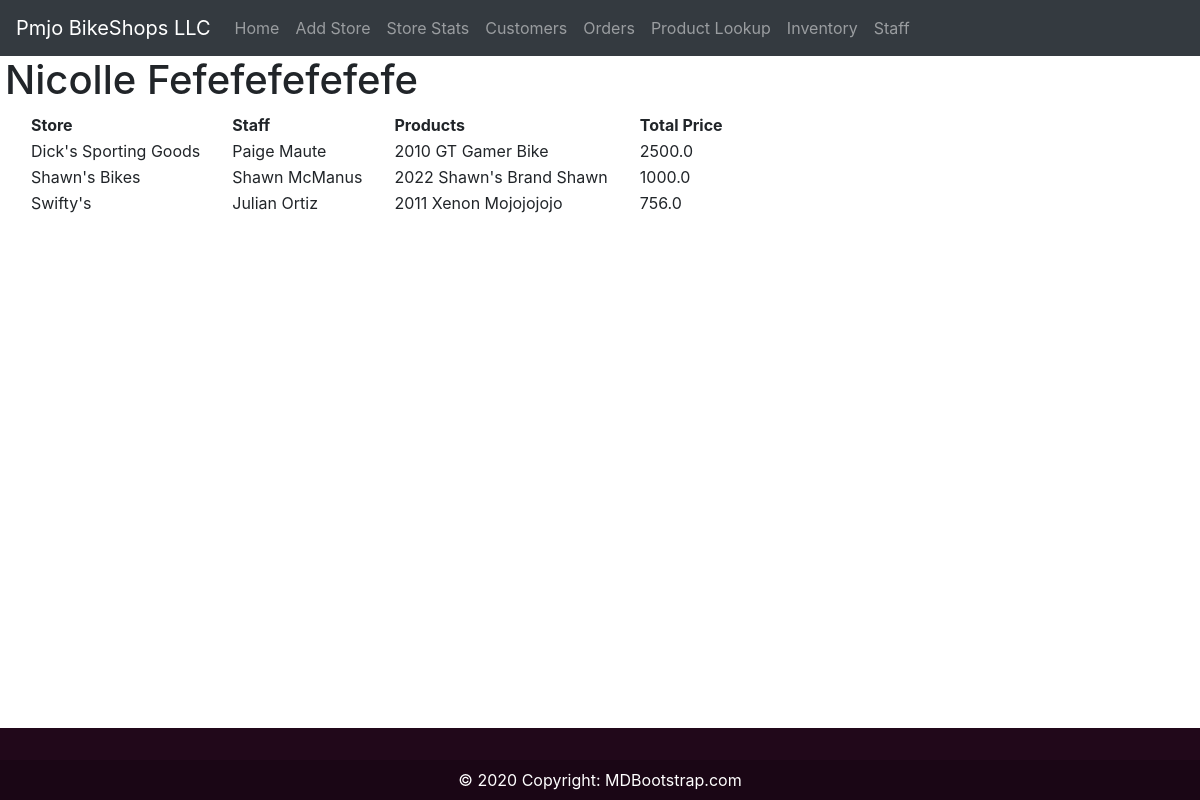
Page /customer-purchases/bb1625486a60422fa1cbfdec4123a513/ on the committed database.
### PmjoStore/models.py (models this page shows, shortened)
class Base(models.Model):
    id = models.UUIDField(default=uuid.uuid4, unique=True, primary_key=True, editable=False)
    class Meta:
        abstract = True

class Customers(Base):
    first_name = models.CharField(max_length=100)
    last_name = models.CharField(max_length=100)
    phone = PhoneField(blank=True, help_text='Contact phone number')
    email = models.EmailField(max_length=100, blank=True)
    street = models.CharField(max_length=100, blank=True)
    zipCode_id = models.ForeignKey(ZipCode, on_delete=models.CASCADE, blank=True, default=1)
    def __str__(self):
        return '{} {}'.format(self.first_name, self.last_name)
    class Meta:
        verbose_name_plural = 'Customers'

class Orders(Base):
    cust_id = models.ForeignKey(Customers, on_delete=models.CASCADE, blank=True, default=1)
    store_staff_id = models.ForeignKey(StoreEmployees, on_delete=models.CASCADE, blank=True, default=1)
    order_date = models.DateTimeField(auto_now_add=True)
    discount = models.PositiveIntegerField(default=0)
    class Meta:
        verbose_name_plural = 'Orders'

class StoreEmployees(Base):
    staff_id = models.OneToOneField(Staff, on_delete=models.CASCADE, blank=True, default=1)
    store_id = models.ForeignKey(Store, on_delete=models.CASCADE, blank=True, default=1)
    class Meta:
        verbose_name_plural = 'Store Employees'

class Store(Base):
    name = models.CharField(max_length=100, blank=True)
    phone = PhoneField(blank=True, help_text='Contact phone number')
    email = models.EmailField(max_length=100, blank=True)
    street = models.CharField(max_length=100, blank=True)
    zipCode_id = models.ForeignKey(ZipCode, on_delete=models.CASCADE, blank=True, default=1)
    manager_id = models.OneToOneField(Staff, on_delete=models.CASCADE, blank=True, default=1)
    def __str__(self):
        return self.name

class Staff(Base):
    first_name = models.CharField(max_length=100)
    last_name = models.CharField(max_length=100)
    phone = PhoneField(blank=True, help_text='Contact phone number')
    email = models.EmailField(max_length=100, blank=True)
    def __str__(self):
        return '{} {}'.format(self.first_name, self.last_name)
    class Meta:
        verbose_name_plural = 'Staff'

class CartItems(Base):
    order_id = models.ForeignKey(Orders, on_delete=models.CASCADE, blank=True, default=1)
    bike_prod_id = models.ForeignKey(BikeProducts, on_delete=models.CASCADE, blank=True, default=1)
    quantity_sold = models.PositiveIntegerField(default=1)
    class Meta:
        verbose_name_plural = 'Cart Items'

class BikeProducts(Base):
    name = models.CharField(max_length=100)
    bike_cat_id = models.ForeignKey(BikeCategory, on_delete=models.CASCADE, blank=True, default=1)
    bike_brand_id = models.ForeignKey(BikeBrands, on_delete=models.CASCADE, blank=True, default=1)
    model_year = models.IntegerField(choices=YEAR_CHOICES, default=datetime.date.today().year)
    price = models.PositiveIntegerField(default=0)
    def __str__(self):
        return '{} {} {}'.format(self.model_year, self.bike_brand_id.brand,
                              self.name)
    class Meta:
        verbose_name_plural = 'Bike Products'

class BikeBrands(Base):
    brand = models.CharField(max_length=100, unique=True)
    class Meta:
        verbose_name_plural = 'Bike Brands'

### PmjoStore/views.py (the view)
# urls.py: path('customer-purchases/<str:pk>/', views.purchases, name="customer-purchases"),
def purchases(request, pk):
    customer = Customers.objects.get(id=pk)
    print(customer)
    orders =  Orders.objects.filter(cust_id=customer)
    items = CartItems.objects.filter(order_id__in=orders)
    orderPrices =[]
    prices = 0
    for order in orders:
        cartItems = CartItems.objects.filter(order_id=order)
        for cartItem in cartItems:
            prices += cartItem.bike_prod_id.price * cartItem.quantity_sold
        disc = prices * (order.discount / 100)
        prices -= disc
        orderPrices.append(prices)
        prices = 0
    context = {'customer': customer, 'orders': orders, 'items': items, 'orderPrices': orderPrices}
    return render(request, 'PmjoStore/cust_purch.html', context)

### PmjoStore/templates/PmjoStore/cust_purch.html
{% extends 'main.html' %}
{% block content %}
<h1>{{customer.first_name}} {{customer.last_name}}</h1>
<div class="container">
    <div class="row">
<table>
    <tr>
        <th class="pr-3">Store</th>
        <th class="pr-3 pl-3">Staff</th>
        <th class="pr-3 pl-3">Products</th>
    </tr>
    {% for order in orders %}
    <tr>
        <td class="pr-3">{{order.store_staff_id.store_id}}</td>
        <td class="pr-3 pl-3">{{order.store_staff_id.staff_id}}</td>
        <td class="pr-3 pl-3">
             {% for item in items %}
                {% if item.order_id.id == order.id %}
                {{item.bike_prod_id}}
                {% endif %}
            {% endfor %}
        </td>
    </tr>
    {% endfor %}
</table>
<table>
    <tr>
        <th class="pr-3 pl-3">Total Price</th>
    </tr>
    {% for orderPrice in orderPrices %}
    <tr>
        <td class="pr-3 pl-3">{{orderPrice}}</td>
    </tr>
    {% endfor %}
</table>
    </div>
</div>
{% endblock content %}

### rows in the picture
Customers: first_name "Nicolle", last_name "Fefefefefefefe"
Orders: store_staff_id.store_id "Dick's Sporting Goods", store_staff_id.staff_id "Paige Maute"
CartItems: bike_prod_id "2010 GT Gamer Bike"
Orders: store_staff_id.store_id "Shawn's Bikes", store_staff_id.staff_id "Shawn McManus"
CartItems: bike_prod_id "2022 Shawn's Brand Shawn"
Orders: store_staff_id.store_id "Swifty's", store_staff_id.staff_id "Julian Ortiz"
CartItems: bike_prod_id "2011 Xenon Mojojojojo"

### other values in the picture
{{ orderPrice }} "2500.0" "1000.0" "756.0"
